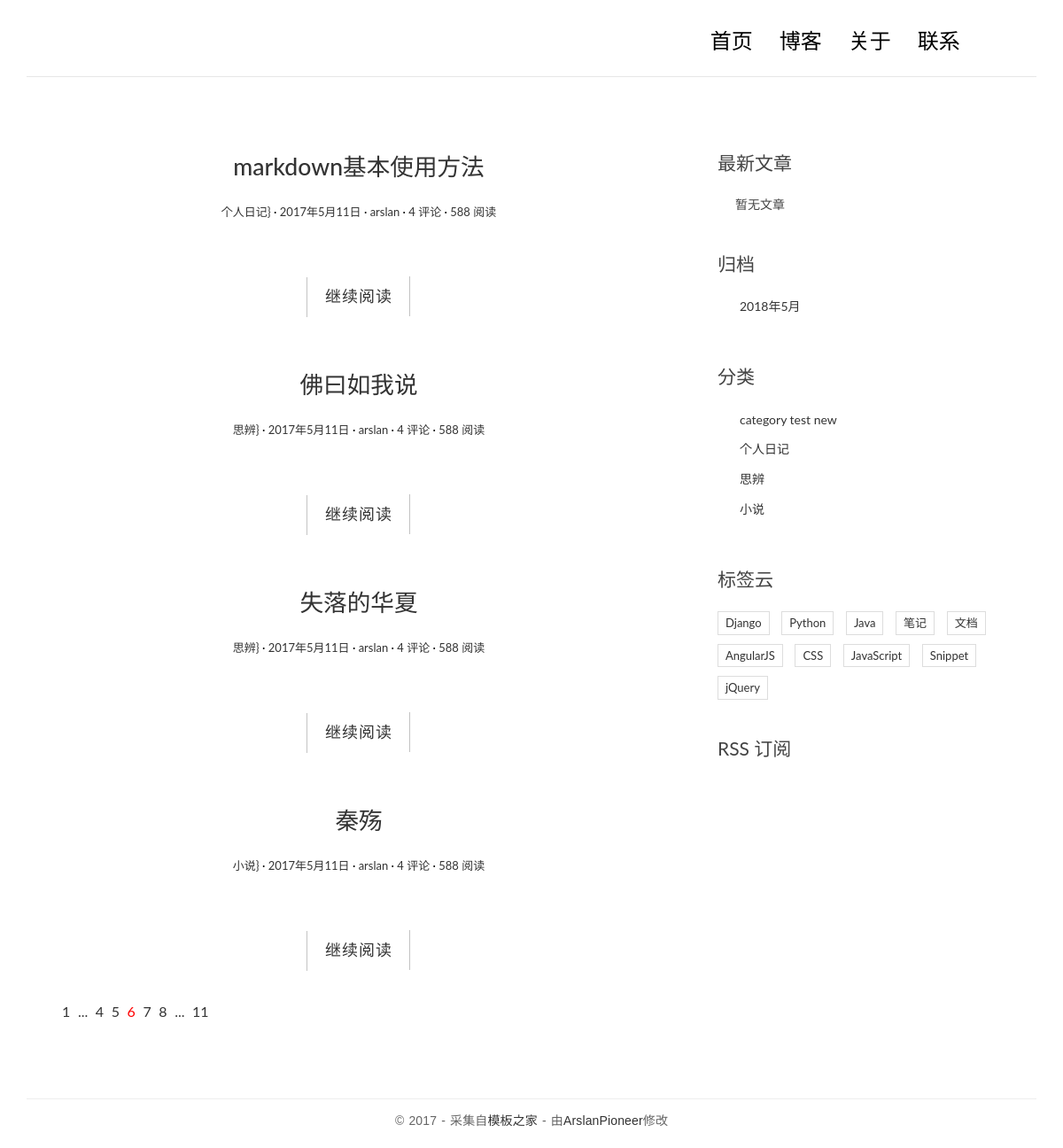
The page / on the database its author committed.
### myBlog/models.py (models this page shows, shortened)
class  Post(models.Model):
    title=models.CharField(max_length=70)
    body=models.TextField()
    created_time=models.DateTimeField()
    modified_time=models.DateTimeField()
    excrpt=models.CharField(max_length=200,blank=True)
    category=models.ForeignKey(Category)
    tags=models.ManyToManyField(Tag,blank=True)
    author=models.ForeignKey(User)
    '''
    reverse函数第1个参数的值是'myBlog:detail'意思是myBlog应用下的name=detail函数
    我们在urls.py中通过app_name='blog'告诉Django这个URL模块是属于myBlog应用的,因此Django能够顺利地找到blog应用下的name为detail的视图函数
    '''
    def get_absolute_url(self):
        return reverse('myBlog:detail',kwargs={'pk':self.pk})
    class Meta:
        ordering=['-created_time']

class Category(models.Model):
    name=models.CharField(max_length=100)

### myBlog/views.py (the view)
# urls.py: url(r'^$',views.index,name='index'),
def index(request):
    post_list=Post.objects.all().order_by('-created_time')
    return render(request,'myBlog/index.html',context={'post_list':post_list})

### myBlog/templatetags/blog_tags.py (called while the page is built)
@register.simple_tag
def get_recent_posts(num=5):
    return Post.objects.all().order_by('-created_time')[:num]

@register.simple_tag
def archives():
    return Post.objects.dates('created_time','month',order='DESC')

@register.simple_tag
def get_categories():
    return Category.objects.all()

### templates/myBlog/index.html (shortened to what this page needs)
{% extends 'base.html' %}
{% block main %}
                {% for post in post_list %}
                <article class="post post-{{post.pk}}">
                    <header class="entry-header">
                        <h1 class="entry-title">
                            <a href="{{post.get_absolute_url}}">{{post.title}}</a>
                        </h1>
                        <div class="entry-meta">
                            <span class="post-category"><a href="#">{{post.category.name}}}</a></span>
                            <span class="post-date"><a href="#"><time class="entry-date"
                                                                      datetime="2012-11-09T23:15:57+00:00">2017年5月11日</time></a></span>
                            <span class="post-author"><a href="#">{{post.author}}</a></span>
                            <span class="comments-link"><a href="#">4 评论</a></span>
                            <span class="views-count"><a href="#">588 阅读</a></span>
                        </div>
                    </header>
                    <div class="entry-content clearfix">
                        <div class="read-more cl-effect-14">
                            <a href="{{post.get_absolute_url}}" class="more-link">继续阅读 </a>
                        </div>
                    </div>
                </article>
                {% empty %}
                    <div class="no=post">暂时还没有发布的文章</div>
                {% endfor %}
                <div class="pagination">
                    <ul>
                        <li><a href="">1</a></li>
                        <li><a href="">...</a></li>
                        <li><a href="">4</a></li>
                        <li><a href="">5</a></li>
                        <li class="current"><a href="">6</a></li>
                        <li><a href="">7</a></li>
                        <li><a href="">8</a></li>
                        <li><a href="">...</a></li>
                        <li><a href="">11</a></li>
                    </ul>
                </div>
{% endblock main %}

### templates/base.html (shortened to what this page needs)
{% load staticfiles %}
{%load blog_tags%}
<!DOCTYPE html>
<html>
<head>
    <link rel="stylesheet" href="{% static 'myBlog/css/bootstrap.min.css' %}">
    <link rel="stylesheet" href="http://code.ionicframework.com/ionicons/2.0.1/css/ionicons.min.css">
    <link rel="stylesheet" href="{% static 'myBlog/css/pace.css' %}">
    <link rel="stylesheet" href="{% static 'myBlog/css/custom.css' %}">
    <link rel="stylesheet" href="{% static 'myBlog/css/highlights/github.css' %}">
</head>
<body>
<div class="container">
    <header id="site-header">
        <div class="row">
            <div class="col-md-4 col-sm-5 col-xs-8">
            </div>
            <div class="col-md-8 col-sm-7 col-xs-4">
                <nav class="main-nav" role="navigation">
                    <div class="collapse navbar-collapse" id="bs-example-navbar-collapse-1">
                        <ul class="nav navbar-nav navbar-right">
                            <li class="cl-effect-11"><a href="index.html" data-hover="首页">首页</a></li>
                            <li class="cl-effect-11"><a href="full-width.html" data-hover="博客">博客</a></li>
                            <li class="cl-effect-11"><a href="about.html" data-hover="关于">关于</a></li>
                            <li class="cl-effect-11"><a href="contact.html" data-hover="联系">联系</a></li>
                        </ul>
                    </div>
                </nav>
            </div>
        </div>
    </header>
</div>
<div class="content-body">
    <div class="container">
        <div class="row">
            <main class="col-md-8">
                {% block main %}
                {% endblock main %}
            </main>
            <aside class="col-md-4">
                <div class="widget widget-recent-posts">
                    <h3 class="widget-title">最新文章</h3>
                    {% get_recent_posts as recent_post_list %}
                    <ul>
                        {% for post in rencent_post_list %}
                        <li>
                            <a href="{{post.get_absolute_url}}">{{post.title}}</a>
                        </li>
                        {% empty %}
                          暂无文章
                        {% endfor %}
                    </ul>
                </div>
                <div class="widget widget-archives">
                    <h3 class="widget-title">归档</h3>
                    {% archives as date_list %}
                    <ul>
                        {% for date in date_list %}
                        <li>
                            <a href="{% url 'myBlog:archives' date.year date.month %}">{{date.year}}年{{date.month}}月</a>
                        </li>
                        {% endfor %}
                    </ul>
                </div>
                <div class="widget widget-category">
                    <h3 class="widget-title">分类</h3>
                    {% get_categories as category_list %}
                    <ul>
                        {% for category in category_list %}
                        <li>
                            <a href="{% url 'myBlog:category' category.pk %}">{{category.name}}</a>
                        </li>
                        {% empty %}
                        暂无分类
                        {% endfor %}
                    </ul>
                </div>
                <div class="widget widget-tag-cloud">
                    <h3 class="widget-title">标签云</h3>
                    <ul>
                        <li>
                            <a href="#">Django</a>
                        </li>
                        <li>
                            <a href="#">Python</a>
                        </li>
                        <li>
                            <a href="#">Java</a>
                        </li>
                        <li>
                            <a href="#">笔记</a>
                        </li>
                        <li>
                            <a href="#">文档</a>
                        </li>
                        <li>
                            <a href="#">AngularJS</a>
                        </li>
                        <li>
                            <a href="#">CSS</a>
                        </li>
                        <li>
                            <a href="#">JavaScript</a>
                        </li>
                        <li>
                            <a href="#">Snippet</a>
                        </li>
                        <li>
                            <a href="#">jQuery</a>
                        </li>
                    </ul>
                </div>
                <div class="rss">
                    <a href=""> RSS 订阅</a>
                </div>
            </aside>
        </div>
    </div>
</div>
<footer id="site-footer">
    <div class="container">
        <div class="row">
            <div class="col-md-12">
                <p class="copyright">&copy 2017 - 采集自<a href="http://www.cssmoban.com/"
                                                        target="_blank" title="模板之家">模板之家</a>
                    - 由<a href="http://zmrenwu.com/" title="网页模板" target="_blank">ArslanPioneer</a>修改
                </p>
            </div>
        </div>
    </div>
</footer>
</body>
</html>

### myBlog/static/myBlog/css/custom.css (style rules this page uses)
* { outline: none; }
h1, h2, h3, h4, h5, h6 { margin-top: 0; }
a { color: #333; }
body { color: #444; font-family: 'Lato', sans-serif; }
p { font-family: 'Ubuntu', sans-serif; font-weight: 400; word-spacing: 1px; letter-spacing: 0.01em; }
#site-header { background-color: #FFF; padding: 25px 20px; margin-bottom: 40px; border-bottom: 1px solid #e7e7e7; }
.main-nav { margin-top: 11px; max-width: 95%; }
.main-nav a { color: #000000 !important; padding: 0 0 5px 0 !important; margin-right: 30px; font-family: 'Lato', sans-serif; font-weight: 300; font-size: 24px; }
.cl-effect-11 a { padding: 10px 0; color: #0972b4; text-shadow: none; }
.cl-effect-11 a::before { position: absolute; top: 0; left: 0; overflow: hidden; padding: 0 0 5px 0 !important; max-width: 0; border-bottom: 1px solid #000; color: #000; content: attr(data-hover); white-space: nowrap; -webkit-transition: max-width 0.5s; -moz-transition: max-width 0.5s; transition: max-width 0.5s; }
.content-body { padding-bottom: 4em; }
.post { background: #fff; padding: 30px 30px 0; }
.entry-title { text-align: center; font-size: 1.9em; margin-bottom: 20px; line-height: 1.6; padding: 10px 20px 0; }
.entry-meta { text-align: center; color: #DDDDDD; font-size: 13px; margin-bottom: 30px; }
.entry-content { font-size: 18px; line-height: 1.9; font-weight: 300; color: #000; }
.post-category::after, .post-date::after, .post-author::after, .comments-link::after { content: ' ·'; color: #000; }
.read-more { font-family: 'Ubuntu', sans-serif; font-weight: 400; word-spacing: 1px; letter-spacing: 0.01em; text-align: center; margin-top: 20px; }
.cl-effect-14 a { padding: 0 20px; height: 45px; line-height: 45px; position: relative; display: inline-block; margin: 15px 25px; letter-spacing: 1px; font-weight: 400; text-shadow: 0 0 1px rgba(255, 255, 255, 0.3); }
.cl-effect-14 a::before, .cl-effect-14 a::after { position: absolute; width: 45px; height: 1px; background: #C3C3C3; content: ''; -webkit-transition: all 0.3s; -moz-transition: all 0.3s; transition: all 0.3s; pointer-events: none; }
.cl-effect-14 a::before { top: 0; left: 0; -webkit-transform: rotate(90deg); -moz-transform: rotate(90deg); transform: rotate(90deg); -webkit-transform-origin: 0 0; -moz-transform-origin: 0 0; transform-origin: 0 0; }
.cl-effect-14 a::after { right: 0; bottom: 0; -webkit-transform: rotate(90deg); -moz-transform: rotate(90deg); transform: rotate(90deg); -webkit-transform-origin: 100% 0; -moz-transform-origin: 100% 0; transform-origin: 100% 0; }
.widget { background: #fff; padding: 30px 0 0; }
.widget-title { font-size: 1.5em; margin-bottom: 20px; line-height: 1.6; padding: 10px 0 0; font-weight: 400; }
.widget-recent-posts ul { padding: 0; margin: 0; padding-left: 20px; }
.widget-archives ul { padding: 0; margin: 0; padding-left: 25px; }
.widget-archives ul li { list-style-type: none; position: relative; line-height: 170%; margin-bottom: 10px; }
.widget-archives ul li::before { content: '\f3f3'; font-family: "Ionicons"; position: absolute; left: -25px; top: 1px; font-size: 16px; color: #000; }
.widget-category ul { padding: 0; margin: 0; padding-left: 25px; }
.widget-category ul li { list-style-type: none; position: relative; line-height: 170%; margin-bottom: 10px; }
.widget-category ul li::before { content: '\f3fe'; font-family: "Ionicons"; position: absolute; left: -25px; top: 1px; font-size: 18px; color: #000; }
.widget-tag-cloud ul { padding: 0; margin: 0; margin-right: -10px; }
.widget-tag-cloud ul li { list-style-type: none; font-size: 13px; display: inline-block; margin-right: 10px; margin-bottom: 10px; padding: 3px 8px; border: 1px solid #ddd; }
.rss { font-size: 21px; margin-top: 30px; }
.rss a { color: #444; }
#site-footer { padding-top: 10px; padding: 0 0 1.5em 0; }
.copyright { text-align: center; padding-top: 1em; margin: 0; border-top: 1px solid #eee; color: #666; }
.pagination ul { list-style: none; }
.pagination ul li { display: inline-block; font-size: 16px; margin-right: 5px; }
.current a { color: red; }

### rows shown on the page
Post: title "markdown基本使用方法", category.name "个人日记", author "arslan"
Post: title "佛曰如我说", category.name "思辨", author "arslan"
Post: title "失落的华夏", category.name "思辨", author "arslan"
Post: title "秦殇", category.name "小说", author "arslan"
Category: name "category test new"
Category: name "个人日记"
Category: name "思辨"
Category: name "小说"

### other values the page prints
{{ date.year }} "2018"
{{ date.month }} "5"
